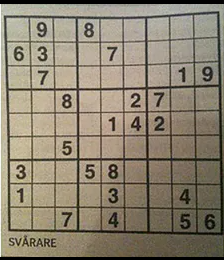
#> input picture self learning/images/sudoku.PNG, 224 x 260 px
$ python Hough_Line_transform.py
#> lines starting #> are read from the running program, lines starting #| are printed output that depends on the picture; after the words box and inside, x2 and y2 are one past the last pixel; in counts of white or black regions, pixels touching at a corner belong together
import cv2
import numpy as np


img = cv2.imread('images/sudoku.PNG')
#> img is the input picture: shape (260, 224, 3); mean B, G, R 112.4, 130.6, 140
gray = cv2.cvtColor(img, cv2.COLOR_BGR2GRAY)
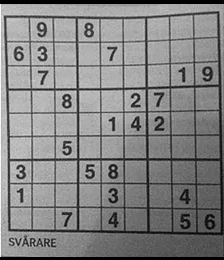
#> gray: shape (260, 224); min 0, max 252, mean 131.3
edges = cv2.Canny(gray, 50,150, apertureSize=3)
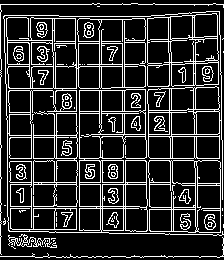
#> edges: shape (260, 224); 18.1% white in thin lines or dots
cv2.imshow("edges", edges)
lines = cv2.HoughLines(edges, 1.5, np.pi/180, 200 )
#> lines = 15 rows, first 8: [256.5, 1.57], [0, 0], [124.5, 0], [157.5, 1.57], [184.5, 1.57], [208.5, 1.57], [-193.5, 3.12], [136.5, 1.57]

for line in lines:

    rho, theta = line[0]
    a = np.cos(theta)
    b = np.sin(theta)
    x0 = a * rho
    y0 = b*rho

    x1 = int(x0 + 1000*(-b))

    y1 = int(y0 + 1000* a)

    x2 = int(x0 - 1000*(-b))

    y2 = int(y0 - 1000*a)

    cv2.line(img, (x1,y1), (x2,y2), (0,0,255), 2)
#> this loop made 15 passes
#> (rho, theta, a, b, x0, y0, x1, y1) on passes 1 to 12: (256.5, 1.57, -4.37e-08, 1, -1.12e-05, 256.5, -1000, 256), (0, 0, 1, 0, 0, 0, 0, 1000), (124.5, 0, 1, 0, 124.5, 0, 124, 1000), (157.5, 1.57, -4.37e-08, 1, -6.88e-06, 157.5, -1000, 157), (184.5, 1.57, -4.37e-08, 1, -8.06e-06, 184.5, -1000, 184), (208.5, 1.57, -4.37e-08, 1, -9.11e-06, 208.5, -1000, 208), (-193.5, 3.12, -1, 0.0175, 193.5, -3.38, 176, -1003), (136.5, 1.57, -4.37e-08, 1, -5.97e-06, 136.5, -1000, 136), (160.5, 1.57, -4.37e-08, 1, -7.02e-06, 160.5, -1000, 160), (100.5, 0, 1, 0, 100.5, 0, 100, 1000), (-219, 3.12, -1, 0.0175, 219, -3.82, 201, -1003), (228, 1.59, -0.0175, 1, -3.98, 228, -1003, 210)
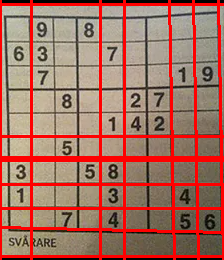
#> img: shape (260, 224, 3); 17.3% of pixels changed, all inside (x1, y1, x2, y2) = (0, 0, 224, 260)

cv2.imshow("image", img)
cv2.waitKey(0)
cv2.destroyAllWindows()
